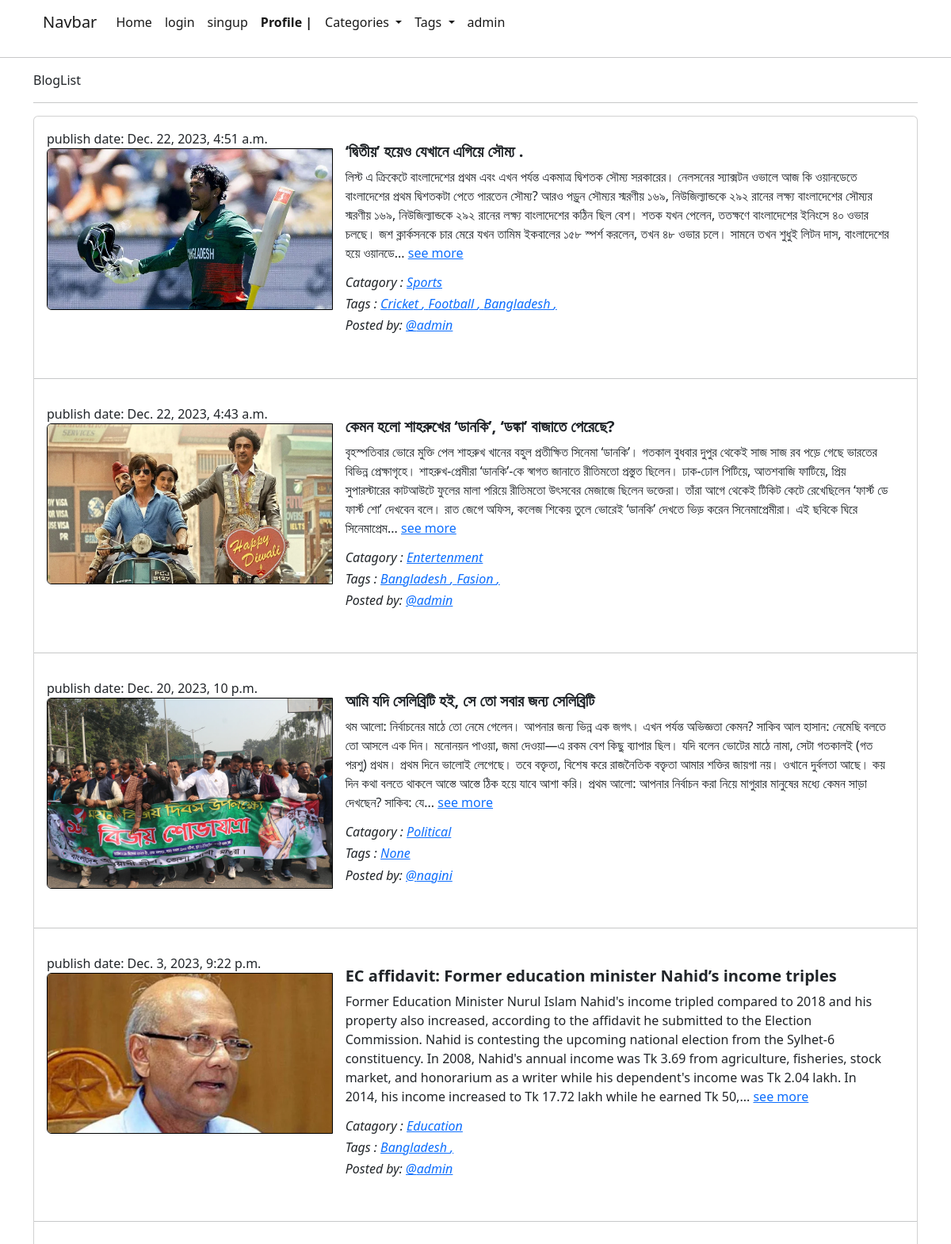
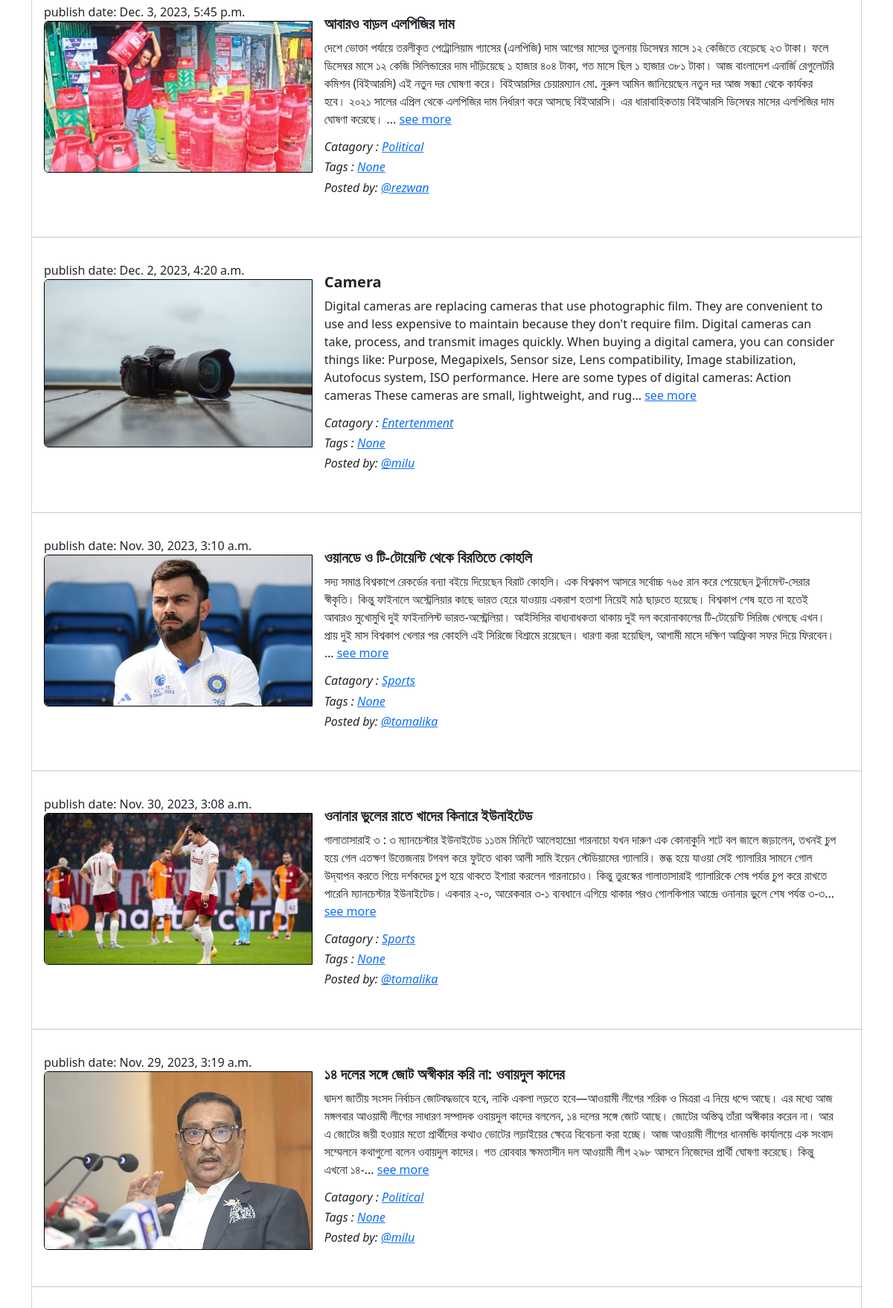
The app's page /blogs/ (upper part) with its own data (2 pictures, top to bottom).
### App_Blog/models.py (models this page shows, shortened)
class Blog(models.Model):
    author = models.ForeignKey(
        User, related_name='post_author', on_delete=models.CASCADE)
    catagori_name = models.ForeignKey(
        Catagory, related_name='catagori_blog', on_delete=models.CASCADE, blank=True, null=True)
    blog_title = models.CharField(max_length=1000)
    tags = models.ManyToManyField(Tag,blank=True, related_name='tag_blogs')
    slug = AutoSlugField(populate_from='blog_title', unique=True)
    blog_content = models.TextField(blank=True, null=True)
    blog_image = models.ImageField(
        upload_to='Uploaded/Blog_App/Blog_Posts_Image')
    publish_date = models.DateTimeField(auto_now_add=True)
    updated_at = models.DateTimeField(auto_now=True)
    class Meta:
        ordering = ['-publish_date']
        verbose_name = 'Blog'
        verbose_name_plural = 'Blogs'

class Catagory(models.Model):
    name = models.CharField(max_length=50, blank=True, null=True)
    slug = models.SlugField(blank=True, null=True)
    def __str__(self):
        return self.name
    class Meta:
        verbose_name = 'Catagory'
        verbose_name_plural = 'Catagories'

class Tag(models.Model):
    name = models.CharField(max_length=50, blank=True, null=True)
    slug = models.SlugField(blank=True, null=True)

### App_Blog/views.py (the view)
# urls.py: path('blogs/', views.BlogList.as_view(), name='bloglist'),
class BlogList(ListView):
    template_name = 'App_Blog/blogs.html'
    model = Blog
    context_object_name = 'blogs'

### App_Blog/context_processors.py (called while the page is built)
def get_all_categories(request):
    categories = Catagory.objects.all().order_by('name')
    return {'all_categories': categories}

def get_all_tags(request):
    tags = Tag.objects.all().order_by('name')
    return {'all_tags': tags}

### App_Blog/templatetags/custom_tags.py (called while the page is built)
def letter_range(value):
    return value[0:500]+ '...'

### templates/App_Blog/blogs.html (shortened to what this page needs)
{% extends "Base/base.html" %}
{% load custom_tags %}
{% block content %}
BlogList
<hr>
<div class="card mb-3">
  {% for i in blogs %}
  <div class="row g-0 p-3">
    <div class="col-md-4">
      publish date: {{i.publish_date}}
      <img src="{{i.blog_image.url}}" style="border: 1px solid black;" class="img-fluid rounded-start" alt="...">
    </div>
    <div class="col-md-8">
      <div class="card-body">
        <h5 class="card-title"> <b>{{i.blog_title}}</b></h5>
        <p class="card-text">{{i.blog_content|range_filter}} <a href="{% url 'blogdetails' i.slug %}">see more</a></p>
        <h6> <i> Catagory : <a href="#">{{i.catagori_name}}</a></i></h6>
        {% if i.tags.all.count > 0 %}
        <h6><i>Tags : {% for tag in i.tags.all %}<a href="#"> {{tag.name}} ,</a>{% endfor %}</i></h6>
        {% else %}
        <h6><i>Tags : <a href="#">None</a></i></h6>
        {% endif %}
        <h6> <i> Posted by: <a href="#">@{{i.author}}</a></i></h6>
      </div>
    </div>
  </div>
  <hr>
  {% endfor %}
</div>
{% endblock content %}

### records on screen
Blog: publish_date "Dec. 22, 2023, 4:51 a.m.", blog_image (picture), blog_title "‘দ্বিতীয়’ হয়েও যেখানে এগিয়ে সৌম্য .", blog_content|range_filter "লিস্ট এ ক্রিকেটে বাংলাদেশের প্রথম এবং এখন পর্যন্ত একমাত্র দ্বিশতক সৌম্য সরকারের। নেলসনের স্যাক্সটন ওভালে আজ কি ওয়ানডেতে বাংলাদেশের প্রথম দ্বিশতকটা পেতে পারতেন সৌম্য? আরও পড়ুন সৌম্যর স্মরণীয় ১৬৯, নিউজিল্যান্ডকে ২৯২ রানের লক্ষ্য বাংলাদেশের সৌম্যর স্মরণীয় ১৬৯, নিউজিল্যান্ডকে ২৯২ রানের লক্ষ্য বাংলাদেশের কঠিন ছিল বেশ। শতক যখন পেলেন, ততক্ষণে বাংলাদেশের ইনিংসে ৪০ ওভার চলছে। জশ ক্লার্কসনকে চার মেরে যখন তামিম ইকবালের ১৫৮ স্পর্শ করলেন, তখন ৪৮ ওভার চলে। সামনে তখন শুধুই লিটন দাস, বাংলাদেশের হয়ে ওয়ানডে...", catagori_name "Sports", author "admin"
Tag: name "Cricket"
Tag: name "Football"
Tag: name "Bangladesh"
Blog: publish_date "Dec. 22, 2023, 4:43 a.m.", blog_image (picture), blog_title "কেমন হলো শাহরুখের ‘ডানকি’, ‘ডঙ্কা’ বাজাতে পেরেছে?", blog_content|range_filter "বৃহস্পতিবার ভোরে মুক্তি পেল শাহরুখ খানের বহুল প্রতীক্ষিত সিনেমা ‘ডানকি’। গতকাল বুধবার দুপুর থেকেই সাজ সাজ রব পড়ে গেছে ভারতের বিভিন্ন প্রেক্ষাগৃহে। শাহরুখ-প্রেমীরা ‘ডানকি’-কে স্বাগত জানাতে রীতিমতো প্রস্তুত ছিলেন। ঢাক-ঢোল পিটিয়ে, আতশবাজি ফাটিয়ে, প্রিয় সুপারস্টারের কাটআউটে ফুলের মালা পরিয়ে রীতিমতো উৎসবের মেজাজে ছিলেন ভক্তেরা। তাঁরা আগে থেকেই টিকিট কেটে রেখেছিলেন ‘ফার্স্ট ডে ফার্স্ট শো’ দেখবেন বলে। রাত জেগে অফিস, কলেজ শিকেয় তুলে ভোরেই ‘ডানকি’ দেখতে ভিড় করেন সিনেমাপ্রেমীরা। এই ছবিকে ঘিরে সিনেমাপ্রেম...", catagori_name "Entertenment", author "admin"
Tag: name "Fasion"
Blog: publish_date "Dec. 20, 2023, 10 p.m.", blog_image (picture), blog_title "আমি যদি সেলিব্রিটি হই, সে তো সবার জন্য সেলিব্রিটি", blog_content|range_filter "থম আলো: নির্বাচনের মাঠে তো নেমে গেলেন। আপনার জন্য ভিন্ন এক জগৎ। এখন পর্যন্ত অভিজ্ঞতা কেমন? সাকিব আল হাসান: নেমেছি বলতে তো আসলে এক দিন। মনোনয়ন পাওয়া, জমা দেওয়া—এ রকম বেশ কিছু ব্যাপার ছিল। যদি বলেন ভোটের মাঠে নামা, সেটা গতকালই (গত পরশু) প্রথম। প্রথম দিনে ভালোই লেগেছে। তবে বক্তৃতা, বিশেষ করে রাজনৈতিক বক্তৃতা আমার শক্তির জায়গা নয়। ওখানে দুর্বলতা আছে। কয় দিন কথা বলতে থাকলে আস্তে আস্তে ঠিক হয়ে যাবে আশা করি। প্রথম আলো: আপনার নির্বাচন করা নিয়ে মাগুরার মানুষের মধ্যে কেমন সাড়া দেখছেন? সাকিব: যে...", catagori_name "Political", shows "Tags :", author "nagini"
Blog: publish_date "Dec. 3, 2023, 9:22 p.m.", blog_image (picture), blog_title "EC affidavit: Former education minister Nahid’s income triples", blog_content|range_filter "Former Education Minister Nurul Islam Nahid's income tripled compared to 2018 and his property also increased, according to the affidavit he submitted to the Election Commission. Nahid is contesting the upcoming national election from the Sylhet-6 constituency. In 2008, Nahid's annual income was Tk 3.69 from agriculture, fisheries, stock market, and honorarium as a writer while his dependent's income was Tk 2.04 lakh. In 2014, his income increased to Tk 17.72 lakh while he earned Tk 50,...", catagori_name "Education", author "admin"
Blog: publish_date "Dec. 3, 2023, 5:45 p.m.", blog_image (picture), blog_title "আবারও বাড়ল এলপিজির দাম", blog_content|range_filter "দেশে ভোক্তা পর্যায়ে তরলীকৃত পেট্রোলিয়াম গ্যাসের (এলপিজি) দাম আগের মাসের তুলনায় ডিসেম্বর মাসে ১২ কেজিতে বেড়েছে ২৩ টাকা। ফলে ডিসেম্বর মাসে ১২ কেজি সিলিন্ডারের দাম দাঁড়িয়েছে ১ হাজার ৪০৪ টাকা, গত মাসে ছিল ১ হাজার ৩৮১ টাকা। আজ বাংলাদেশ এনার্জি রেগুলেটরি কমিশন (বিইআরসি) এই নতুন দর ঘোষণা করে। বিইআরসির চেয়ারম্যান মো. নুরুল আমিন জানিয়েছেন নতুন দর আজ সন্ধ্যা থেকে কার্যকর হবে। ২০২১ সালের এপ্রিল থেকে এলপিজির দাম নির্ধারণ করে আসছে বিইআরসি। এর ধারাবাহিকতায় বিইআরসি ডিসেম্বর মাসের এলপিজির দাম ঘোষণা করেছে। ...", catagori_name "Political", shows "Tags :", author "rezwan"
Blog: publish_date "Dec. 2, 2023, 4:20 a.m.", blog_image (picture), blog_title "Camera", blog_content|range_filter "Digital cameras are replacing cameras that use photographic film. They are convenient to use and less expensive to maintain because they don't require film. Digital cameras can take, process, and transmit images quickly. When buying a digital camera, you can consider things like: Purpose, Megapixels, Sensor size, Lens compatibility, Image stabilization, Autofocus system, ISO performance. Here are some types of digital cameras: Action cameras These cameras are small, lightweight, and rug...", catagori_name "Entertenment", shows "Tags :", author "milu"
Blog: publish_date "Nov. 30, 2023, 3:10 a.m.", blog_image (picture), blog_title "ওয়ানডে ও টি-টোয়েন্টি থেকে বিরতিতে কোহলি", blog_content|range_filter "সদ্য সমাপ্ত বিশ্বকাপে রেকর্ডের বন্যা বইয়ে দিয়েছেন বিরাট কোহলি। এক বিশ্বকাপ আসরে সর্বোচ্চ ৭৬৫ রান করে পেয়েছেন টুর্নামেন্ট-সেরার স্বীকৃতি। কিন্তু ফাইনালে অস্ট্রেলিয়ার কাছে ভারত হেরে যাওয়ায় একরাশ হতাশা নিয়েই মাঠ ছাড়তে হয়েছে। বিশ্বকাপ শেষ হতে না হতেই আবারও মুখোমুখি দুই ফাইনালিস্ট ভারত-অস্ট্রেলিয়া। আইসিসির বাধ্যবাধকতা থাকায় দুই দল করোনাকালের টি-টোয়েন্টি সিরিজ খেলছে এখন। প্রায় দুই মাস বিশ্বকাপ খেলার পর কোহলি এই সিরিজে বিশ্রামে রয়েছেন। ধারণা করা হয়েছিল, আগামী মাসে দক্ষিণ আফ্রিকা সফর দিয়ে ফিরবেন। ...", catagori_name "Sports", shows "Tags :", author "tomalika"
Blog: publish_date "Nov. 30, 2023, 3:08 a.m.", blog_image (picture), blog_title "ওনানার ভুলের রাতে খাদের কিনারে ইউনাইটেড", blog_content|range_filter "গালাতাসারাই ৩ : ৩ ম্যানচেস্টার ইউনাইটেড ১১তম মিনিটে আলেহান্দ্রো গারনাচো যখন দারুণ এক কোনাকুনি শটে বল জালে জড়ালেন, তখনই চুপ হয়ে গেল এতক্ষণ উত্তেজনায় টগবগ করে ফুটতে থাকা আলী সামি ইয়েন স্টেডিয়ামের গ্যালারি। স্তব্ধ হয়ে যাওয়া সেই গ্যালারির সামনে গোল উদ্‌যাপন করতে গিয়ে দর্শকদের চুপ হয়ে থাকতে ইশারা করলেন গারনাচোও। কিন্তু তুরস্কের গালাতাসারাই গ্যালারিকে শেষ পর্যন্ত চুপ করে রাখতে পারেনি ম্যানচেস্টার ইউনাইটেড। একবার ২-০, আরেকবার ৩-১ ব্যবধানে এগিয়ে থাকার পরও গোলকিপার আন্দ্রে ওনানার ভুলে শেষ পর্যন্ত ৩-৩...", catagori_name "Sports", shows "Tags :", author "tomalika"
Blog: publish_date "Nov. 29, 2023, 3:19 a.m.", blog_image (picture), blog_title "১৪ দলের সঙ্গে জোট অস্বীকার করি না: ওবায়দুল কাদের", blog_content|range_filter "দ্বাদশ জাতীয় সংসদ নির্বাচন জোটবদ্ধভাবে হবে, নাকি একলা লড়তে হবে—আওয়ামী লীগের শরিক ও মিত্ররা এ নিয়ে ধন্দে আছে। এর মধ্যে আজ মঙ্গলবার আওয়ামী লীগের সাধারণ সম্পাদক ওবায়দুল কাদের বললেন, ১৪ দলের সঙ্গে জোট আছে। জোটের অস্তিত্ব তাঁরা অস্বীকার করেন না। আর এ জোটের জয়ী হওয়ার মতো প্রার্থীদের কথাও ভোটের লড়াইয়ের ক্ষেত্রে বিবেচনা করা হচ্ছে। আজ আওয়ামী লীগের ধানমন্ডি কার্যালয়ে এক সংবাদ সম্মেলনে কথাগুলো বলেন ওবায়দুল কাদের। গত রোববার ক্ষমতাসীন দল আওয়ামী লীগ ২৯৮ আসনে নিজেদের প্রার্থী ঘোষণা করেছে। কিন্তু এখনো ১৪-...", catagori_name "Political", shows "Tags :", author "milu"
